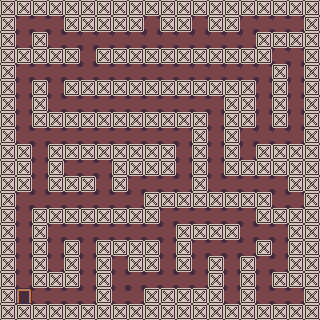

A level layout from a 2D game, rendered from its tile map. Below: a short description, then the map file with tile-grid data replaced by summaries:
An orthogonal 20x20 tile map with 16x16 px tiles, 5 tile layers (walls, walls2, base, path, ...).

<map version="1.10" tiledversion="1.11.2" orientation="orthogonal" renderorder="right-down" width="20" height="20" tilewidth="16" tileheight="16" infinite="0" nextlayerid="7" nextobjectid="1">
 <tileset firstgid="1" source="colored_sheet.tsx" />
 <layer id="1" name="walls" width="20" height="20">
  <data>[400 cells, 76 non-empty, 8 distinct tile ids]</data>
 </layer>
 <layer id="5" name="walls2" width="20" height="20">
  <data>[400 cells, 154 non-empty, 1 distinct tile ids]</data>
 </layer>
 <layer id="2" name="base" width="20" height="20">
  <data>[400 cells, 1 non-empty, 1 distinct tile ids]</data>
 </layer>
 <layer id="3" name="path" width="20" height="20">
  <data>[400 cells, 169 non-empty, 1 distinct tile ids]</data>
 </layer>
 <layer id="6" name="collision" width="20" height="20">
  <data>[400 cells, 230 non-empty, 1 distinct tile ids]</data>
 </layer>
</map>
